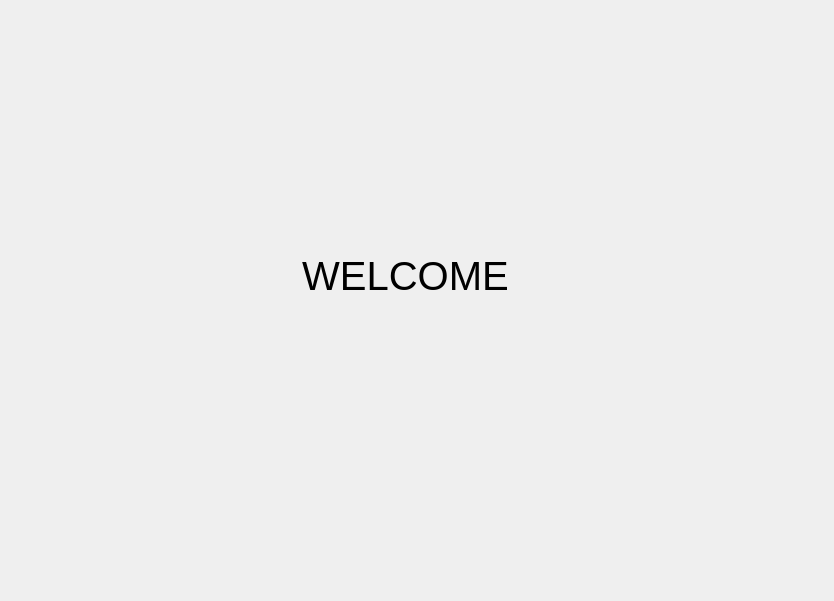
<?xml version="1.0" encoding="UTF-8"?>
<ui version="4.0">
 <class>Dialog</class>
 <widget class="QDialog" name="Dialog">
  <property name="geometry">
   <rect>
    <x>0</x>
    <y>0</y>
    <width>834</width>
    <height>601</height>
   </rect>
  </property>
  <property name="windowTitle">
   <string>Dialog</string>
  </property>
  <widget class="QLabel" name="label">
   <property name="geometry">
    <rect>
     <x>290</x>
     <y>230</y>
     <width>231</width>
     <height>91</height>
    </rect>
   </property>
   <property name="font">
    <font>
     <pointsize>30</pointsize>
    </font>
   </property>
   <property name="text">
    <string>WELCOME</string>
   </property>
   <property name="alignment">
    <set>Qt::AlignCenter</set>
   </property>
  </widget>
 </widget>
 <resources/>
 <connections/>
</ui>
